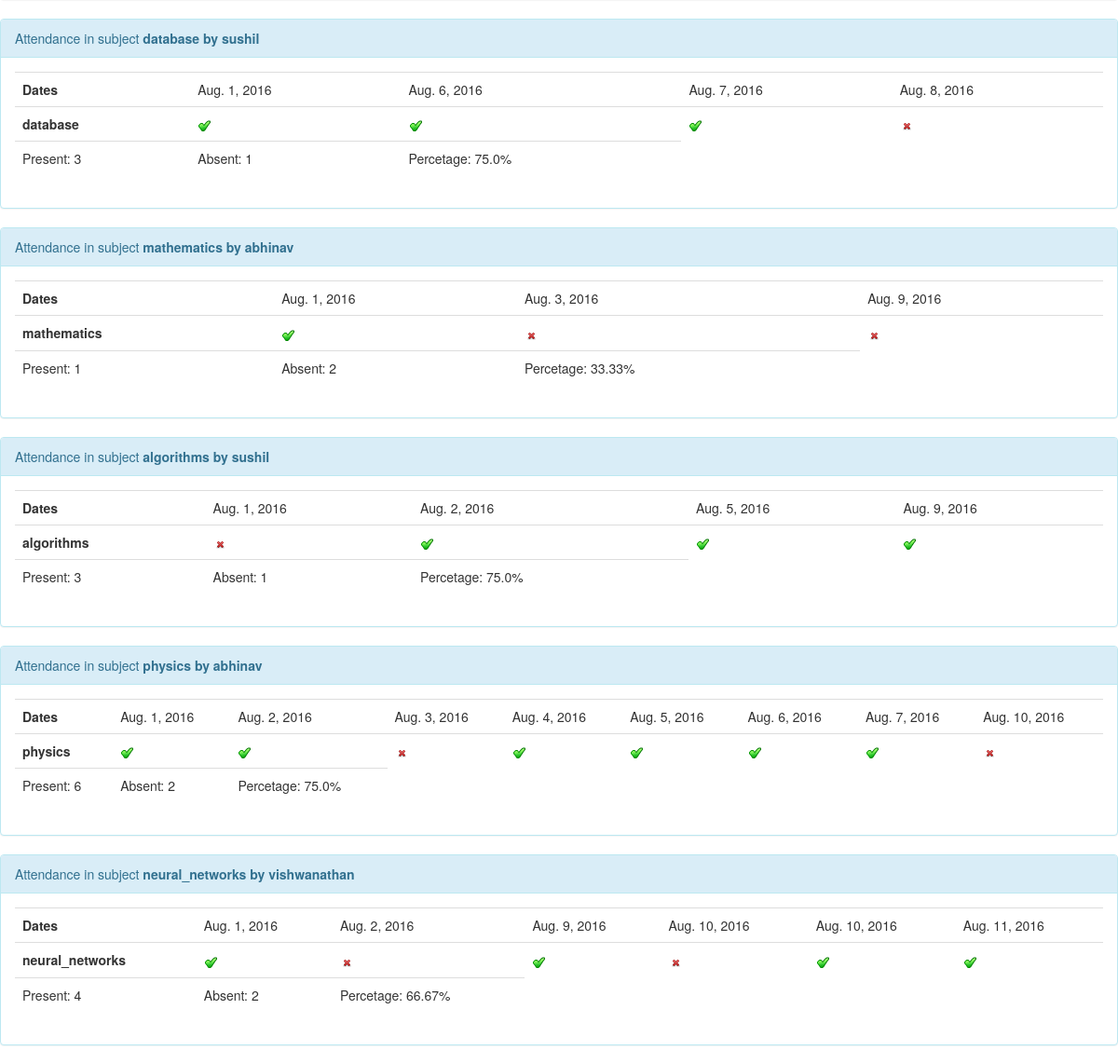
Page /timesheet (signed in, lower part) on the earlier database version.
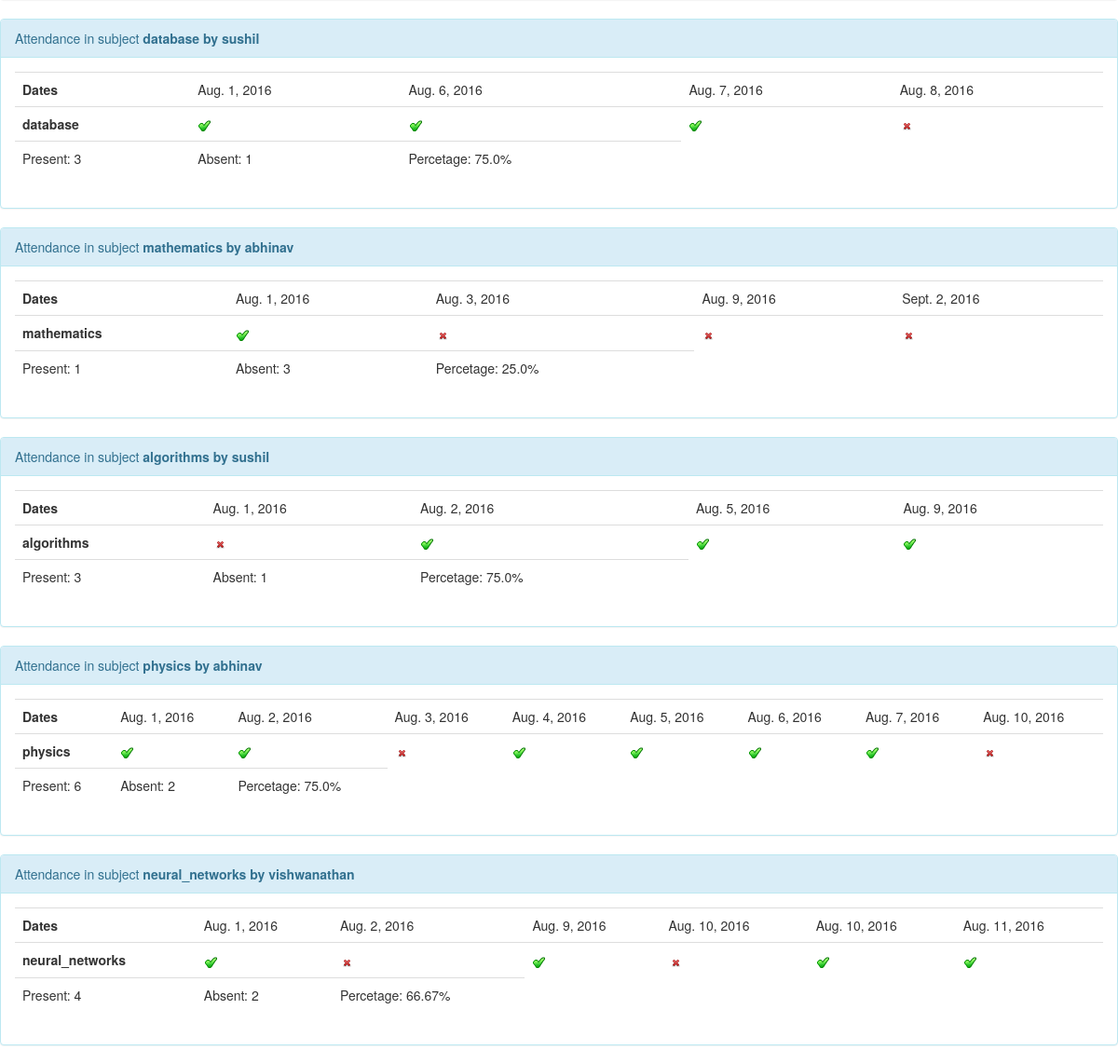
Same page on the later database version.
### SIS/models.py (models this page shows, shortened)
class SelectedSubject(models.Model):
    subject=models.ForeignKey(to=Subject, related_name="studies", null=True, blank=True)
    student=models.ForeignKey(to=Student, related_name="selected", null=True, blank=True)
    def percentage(self):
        p,a=self.present(),self.absent()
        s=p+a
        if s!=0:
            return str(round(p*100.0/s,2))+"%"
        else:
            return 'N.A'
    def present(self):
        a=self.attendance.all()
        return a.filter(present=True).count()
    def absent(self):
        a=self.attendance.all()
        return a.filter(present=False).count()
    def timesheet(self):
        return self.attendance.all().order_by('Date')

class Subject(models.Model):
    subject_name=models.CharField(max_length=100)
    faculty=models.ForeignKey(to=Faculty, related_name="teaches", null=True, blank=True)

class Faculty(models.Model):
    user=models.OneToOneField(User,on_delete=models.CASCADE,null=True)
    photo=models.FileField()
    specialization=models.CharField(max_length=100)

class AttendanceRecord(models.Model):
    selected_subject=models.ForeignKey(to=SelectedSubject, related_name="attendance", null=True, blank=True)
    Date=models.DateField(null=True)
    present=models.BooleanField()

### SIS/views.py (the view)
# urls.py: url(r'^timesheet$', Timesheet, name='timesheet'),
@login_required
def Timesheet(request):
    return render(request,'login/timesheet.html',{'student':request.user.student})

### Templates/login/timesheet.html (shortened to what this page needs)
{% extends 'base.html' %}
{% load staticfiles %}
{% block body %}
             {% for sub in student.selected.all %}
                 <div class="panel panel-info">
	                    <div class="panel-heading">Attendance in subject <strong> {{ sub.subject.subject_name }} by {{ sub.subject.faculty.user.first_name }} </strong></div>
                <div class="panel-body">
				<table class="table">
                    <tbody>
                        <tr>
							<th>Dates</th>
                            {% for p in sub.timesheet %}
							<td>
							{{p.Date}}
							</td>
							{% endfor %}
                        </tr>
						<tr>
							<th>{{ sub.subject.subject_name }}</th>
                            {% for p in sub.timesheet %}
							<td>
							{% if p.present  %} <img src="{% static 'check.gif' %}" > {% else %} <img src="{% static 'cross.png' %}">{% endif %}
							</td>
							{% endfor %}
                        </tr>
                        <tr>
                            <td>
						        Present: {{ sub.present }}
					        </td>
					        <td>
						        Absent: {{ sub.absent }}
					        </td>
					        <td>
						        Percetage: {{ sub.percentage }}
					        </td>
                        </tr>
                    </tbody>
                </table>
                </div>
                </div>
			{% endfor %}
{% endblock %}

### Templates/base.html (shortened to what this page needs)
<!DOCTYPE html>
<html lang="en">
<head>
    {% load staticfiles %}
    <link rel="stylesheet" href="https://maxcdn.bootstrapcdn.com/bootstrap/3.3.6/css/bootstrap.min.css">
</head>
<body>
{% block body %}
{% endblock %}
</body>
</html>

Differences in the rows shown:
computed for SelectedSubject "mathematics": absent "2" → "3"; percentage "33.33%" → "25.0%"
added AttendanceRecord: Date "Sept. 2, 2016", present False (drawn), shown under SelectedSubject "mathematics"
